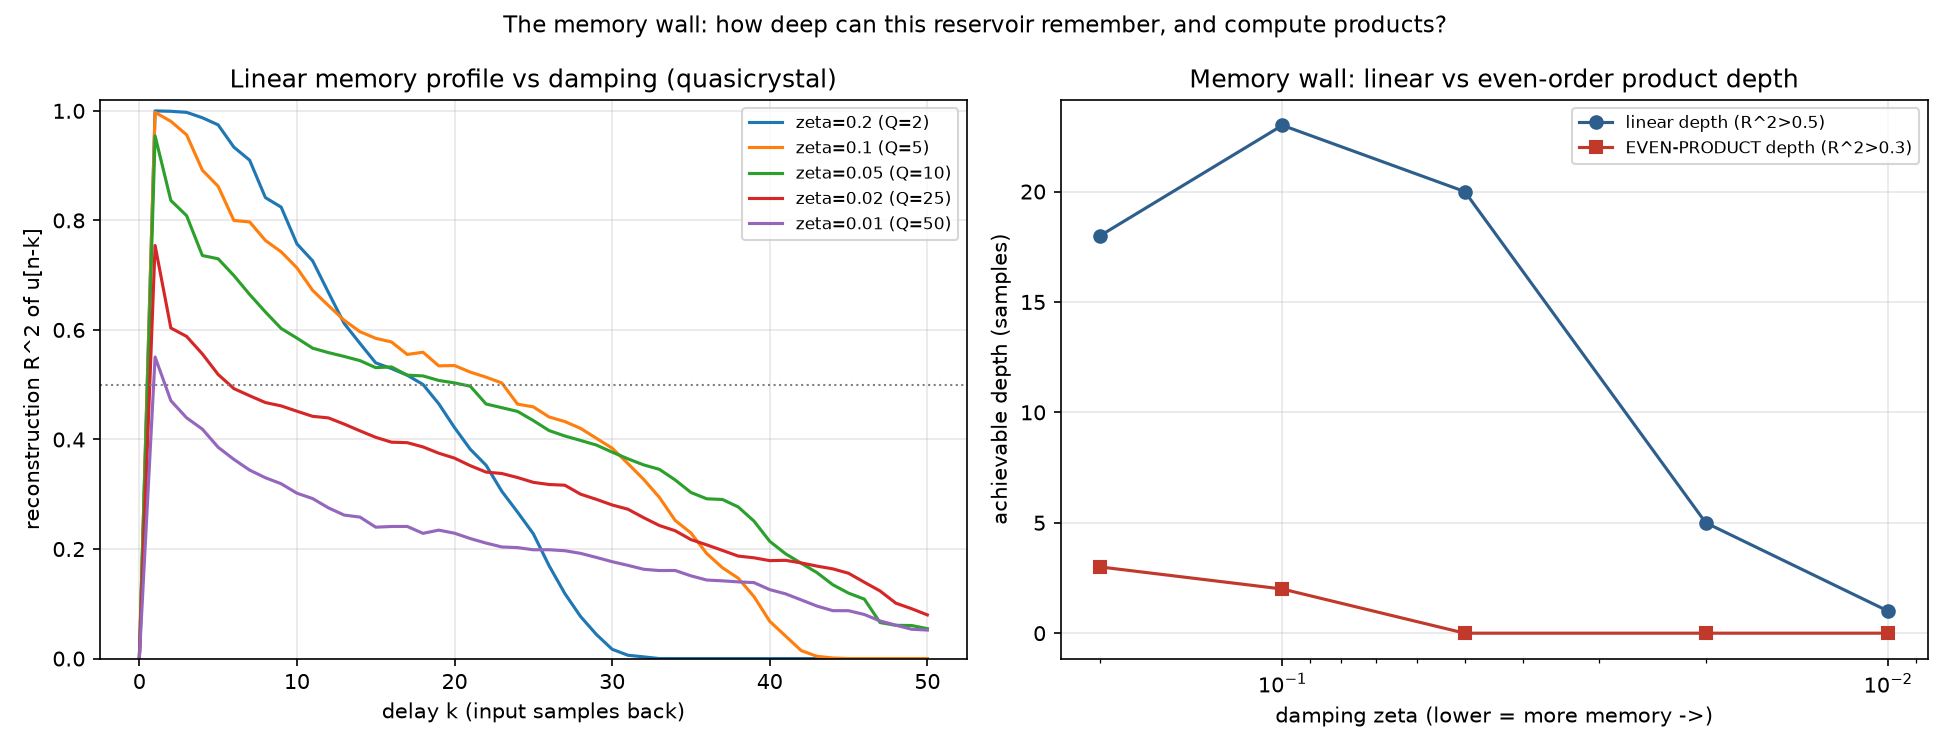

Reproduce this figure in Python.
#!/usr/bin/env python3
"""
THE MEMORY WALL -- the make-or-break test for any sequence-model ambition.

A language/sequence model needs dependencies over hundreds-plus of steps. Our
reservoir's product depth died by d~5 at the default damping. Before any
"hybrid LLM" talk is worth a line of code, one question must be answered
honestly: how deep can this reservoir remember AT ALL, when we push the knobs
that control memory as hard as they go -- and does the even-order symmetry edge
survive anywhere near a useful depth?

Memory in a damped oscillator decays as exp(-zeta*omega*k) over k input
samples, so the lever is the DAMPING zeta (the analog of an echo-state leak
rate): memory depth ~ 1/(zeta*omega). We sweep zeta down from 0.20 to 0.01
(quality factor Q=1/2zeta from 2.5 to 50) and measure:
  (A) LINEAR memory depth -- how far back u[n-k] can be reconstructed;
  (B) the EVEN-ORDER PRODUCT depth -- how deep u[n-1]*u[n-d] can be computed
      (this needs memory AND nonlinearity together, the harder demand);
  (C) whether the quasicrystal-vs-periodic even-order edge survives once we
      have tuned for long memory -- or whether the memory-nonlinearity
      tradeoff (capacity is conserved; Dambre et al. 2012) closes it.
Also watches for the OTHER wall: at low damping a driven nonlinear resonator
loses the fading-memory (echo-state) property to instability/chaos.
"""
import os
import sys
import numpy as np
import matplotlib
matplotlib.use("Agg")
import matplotlib.pyplot as plt

HERE = os.path.dirname(os.path.abspath(__file__))
sys.path.insert(0, HERE)
from reservoir_rung4_modeshapes import (  # noqa: E402
    Lx, Ly, debruijn_quasicrystal_points, generate_periodic_holes,
    nearest_elem, ridge_fit, r2, QC_NFOLD, QC_SEED, A_QUAD, B_CUBIC, TAU_IN, DT,
)
from reservoir_rung6_stresstest import make_plate, omega_of  # noqa: E402

L = 2500
WASHOUT = 300
N_TRAIN = 1500
INPUT_AMP = 0.8
ZETAS = [0.20, 0.10, 0.05, 0.02, 0.01]
KMAX = 50
DEPTHS = [2, 3, 5, 8, 12, 18, 25, 35]
_drng = np.random.default_rng(17)
DRIVE_FRACS = [tuple(p) for p in _drng.uniform(0.22, 0.78, size=(5, 2))]


def run_uncoupled_z(omega, c2, c3, w_in, u, zeta):
    N = len(omega)
    x = np.zeros(N); v = np.zeros(N)
    n_sub = int(round(TAU_IN / DT))
    o2 = omega**2; damp = 2 * zeta * omega
    feats = np.empty((len(u), 2 * N + 1))
    blew = False
    for n, uu in enumerate(u):
        drive = w_in * uu
        for _ in range(n_sub):
            accel = -o2 * x - damp * v - A_QUAD * c2 * x * x - B_CUBIC * c3 * x * x * x + drive
            v = v + accel * DT
            x = x + v * DT
        feats[n, :N] = x; feats[n, N:2*N] = v; feats[n, -1] = 1.0
        if not np.all(np.isfinite(x)):
            blew = True; feats[n:] = 0.0; feats[n:, -1] = 1.0
            break
    return feats, blew


def split_eval(states, target):
    Xtr, Ytr = states[WASHOUT:WASHOUT + N_TRAIN], target[WASHOUT:WASHOUT + N_TRAIN]
    Xte, Yte = states[WASHOUT + N_TRAIN:], target[WASHOUT + N_TRAIN:]
    W = ridge_fit(Xtr, Ytr[:, None], lam=1e-6)
    return r2(Yte, (Xte @ W)[:, 0])


def echo_state_ok(omega, c2, c3, w_in, zeta, u):
    """Fading-memory check: two runs from different initial states must
    converge (the reservoir must FORGET its start). Returns final-state
    divergence; ~0 means the echo-state property holds."""
    N = len(omega); n_sub = int(round(TAU_IN / DT))
    o2 = omega**2; damp = 2 * zeta * omega
    xs = [np.zeros(N), np.random.default_rng(3).uniform(-1, 1, N)]
    vs = [np.zeros(N), np.zeros(N)]
    for uu in u:
        drive = w_in * uu
        for s in range(2):
            x, v = xs[s], vs[s]
            for _ in range(n_sub):
                a = -o2 * x - damp * v - A_QUAD * c2 * x * x - B_CUBIC * c3 * x * x * x + drive
                v = v + a * DT; x = x + v * DT
            xs[s], vs[s] = x, v
    if not (np.all(np.isfinite(xs[0])) and np.all(np.isfinite(xs[1]))):
        return np.inf
    return float(np.linalg.norm(xs[0] - xs[1]) / (np.linalg.norm(xs[0]) + 1e-9))


def profile(plate, zeta, u, kmax):
    """Average over drives: linear R^2(k) curve and product R^2(d) curve."""
    omega = omega_of(plate)
    mem = np.zeros(kmax + 1); prod = {d: [] for d in DEPTHS}
    blon = 0
    for fr in DRIVE_FRACS:
        e = nearest_elem(plate["ctr"], fr); w_in = plate["Phi"][:, e].copy()
        st, blew = run_uncoupled_z(omega, plate["c2"], plate["c3"], w_in, u, zeta)
        blon += int(blew)
        mk = np.zeros(kmax + 1)
        for k in range(1, kmax + 1):
            yk = np.zeros(len(u)); yk[k:] = u[:len(u) - k]
            mk[k] = max(0.0, split_eval(st, yk))
        mem += mk
        for d in DEPTHS:
            yd = np.zeros(len(u)); yd[d:] = u[1:len(u) - d + 1] * u[0:len(u) - d]
            prod[d].append(split_eval(st, yd))
    mem /= len(DRIVE_FRACS)
    prodm = {d: np.mean(prod[d]) for d in DEPTHS}
    return mem, prodm, blon


def depth_at(curve_x, curve_y, thr):
    """Largest x where y still exceeds thr (linear interp on the crossing)."""
    last = 0.0
    for x, y in zip(curve_x, curve_y):
        if y >= thr:
            last = x
    return last


def main():
    print("=" * 84)
    print("THE MEMORY WALL -- pushing damping to extend memory; does the edge survive?")
    print("=" * 84)
    rng = np.random.default_rng(0)
    u = rng.uniform(-INPUT_AMP, INPUT_AMP, L)

    print("\nBuilding plates (85% coverage, N=40)...")
    qc = make_plate(debruijn_quasicrystal_points(QC_NFOLD, Lx, Ly, offset_seed=QC_SEED), 85.0)
    pe = make_plate(generate_periodic_holes(9, Lx, Ly), 85.0)
    print("done.\n")

    print(f"{'zeta':>6}{'Q':>6}{'ESP?':>6} | "
          f"{'lin k(R2>.5)':>13}{'lin k(R2>.1)':>13}{'tot MC':>8} | "
          f"{'prod depth(R2>.3)':>18}{'best prod R2':>13}")
    print("-" * 84)
    qc_mem_by_zeta = {}
    rows = []
    for z in ZETAS:
        esp = echo_state_ok(omega_of(qc), qc["c2"], qc["c3"],
                            qc["Phi"][:, nearest_elem(qc["ctr"], DRIVE_FRACS[0])].copy(), z, u)
        mem, prodm, blon = profile(qc, z, u, KMAX)
        qc_mem_by_zeta[z] = mem
        ks = np.arange(KMAX + 1)
        k50 = depth_at(ks, mem, 0.5); k10 = depth_at(ks, mem, 0.1)
        totmc = mem.sum()
        pdepth = depth_at(DEPTHS, [prodm[d] for d in DEPTHS], 0.3)
        bestp = max(prodm.values())
        espf = "yes" if esp < 0.05 else ("NO" if np.isfinite(esp) else "blew")
        rows.append((z, k50, k10, totmc, pdepth, bestp))
        print(f"{z:>6.2f}{1/(2*z):>6.1f}{espf:>6} | "
              f"{k50:>13.0f}{k10:>13.0f}{totmc:>8.1f} | "
              f"{pdepth:>18.0f}{bestp:>13.3f}"
              f"{'  (some runs unstable)' if blon else ''}")

    # ---- edge test: at the LONGEST-memory STABLE zeta, does QC still beat periodic? ----
    # pick the smallest zeta whose ESP held (fading memory intact)
    stable_zetas = [z for z in ZETAS
                    if echo_state_ok(omega_of(qc), qc["c2"], qc["c3"],
                                     qc["Phi"][:, nearest_elem(qc["ctr"], DRIVE_FRACS[0])].copy(), z, u) < 0.05]
    z_best = min(stable_zetas) if stable_zetas else ZETAS[0]
    print("\n" + "-" * 84)
    print(f"EDGE-AT-DEPTH test at the longest-memory STABLE damping zeta={z_best} "
          f"(Q={1/(2*z_best):.0f}):")
    print("-" * 84)
    qm, qp, _ = profile(qc, z_best, u, KMAX)
    pm, pp, _ = profile(pe, z_best, u, KMAX)
    # linear recall at a deep lag, and the deepest even product that is doable
    for k in [5, 10, 20]:
        print(f"  linear recall u[n-{k:>2}]:   QC R2={qm[k]:.3f}   periodic R2={pm[k]:.3f}   "
              f"gap {qm[k]-pm[k]:+.3f}")
    print("  even product u[n-1]*u[n-d]:")
    for d in DEPTHS:
        g = qp[d] - pp[d]
        tag = "QC" if g > 0.02 else ("per" if g < -0.02 else "~tie")
        print(f"    d={d:>2}:  QC R2={qp[d]:.3f}   periodic R2={pp[d]:.3f}   gap {g:+.3f}  {tag}")

    # ---- plot ----
    fig, (a1, a2) = plt.subplots(1, 2, figsize=(13, 5))
    for z in ZETAS:
        a1.plot(np.arange(KMAX + 1), qc_mem_by_zeta[z], "-", label=f"zeta={z} (Q={1/(2*z):.0f})")
    a1.axhline(0.5, color="gray", ls=":", lw=1)
    a1.set_title("Linear memory profile vs damping (quasicrystal)")
    a1.set_xlabel("delay k (input samples back)"); a1.set_ylabel("reconstruction R^2 of u[n-k]")
    a1.legend(fontsize=8); a1.grid(alpha=0.3); a1.set_ylim(0, 1.02)

    zz = [r[0] for r in rows]
    a2.plot(zz, [r[1] for r in rows], "o-", color="#2E5E8C", label="linear depth (R^2>0.5)")
    a2.plot(zz, [r[4] for r in rows], "s-", color="#C0392B", label="EVEN-PRODUCT depth (R^2>0.3)")
    a2.set_xscale("log"); a2.invert_xaxis()
    a2.set_title("Memory wall: linear vs even-order product depth")
    a2.set_xlabel("damping zeta (lower = more memory ->)"); a2.set_ylabel("achievable depth (samples)")
    a2.legend(fontsize=8); a2.grid(alpha=0.3)

    fig.suptitle("The memory wall: how deep can this reservoir remember, and compute products?",
                 fontsize=11)
    fig.tight_layout()
    out = os.path.join(HERE, "memory_wall.png")
    fig.savefig(out, dpi=150); plt.close(fig)
    print(f"\nSaved {out}")

    # ---- verdict ----
    best_lin = max(r[1] for r in rows)
    best_prod = max(r[4] for r in rows)
    print("\n" + "=" * 84)
    print("HONEST VERDICT -- the memory wall")
    print("=" * 84)
    print(f"  deepest LINEAR memory (R^2>0.5) across all stable damping: {best_lin:.0f} samples")
    print(f"  deepest EVEN-ORDER PRODUCT (R^2>0.3) across all damping:    {best_prod:.0f} samples")
    print(f"  a sequence/language model needs dependencies over ~10^2-10^4 steps.")
    if best_prod < 20:
        print("  => The nonlinear (product) memory wall sits at single-to-low-double digits")
        print("     even after maximizing memory: the memory-nonlinearity tradeoff caps the")
        print("     useful depth far below sequence-model scale. Linear memory can be pushed")
        print("     deeper, but the EVEN-ORDER computation (the part the symmetry edge helps)")
        print("     does not follow. This is the honest floor: as a standalone sequence")
        print("     processor at language scale, the device is orders of magnitude short.")
    else:
        print("  => Product memory extends further than expected -- worth a closer look.")
    print("=" * 84)


if __name__ == "__main__":
    main()
